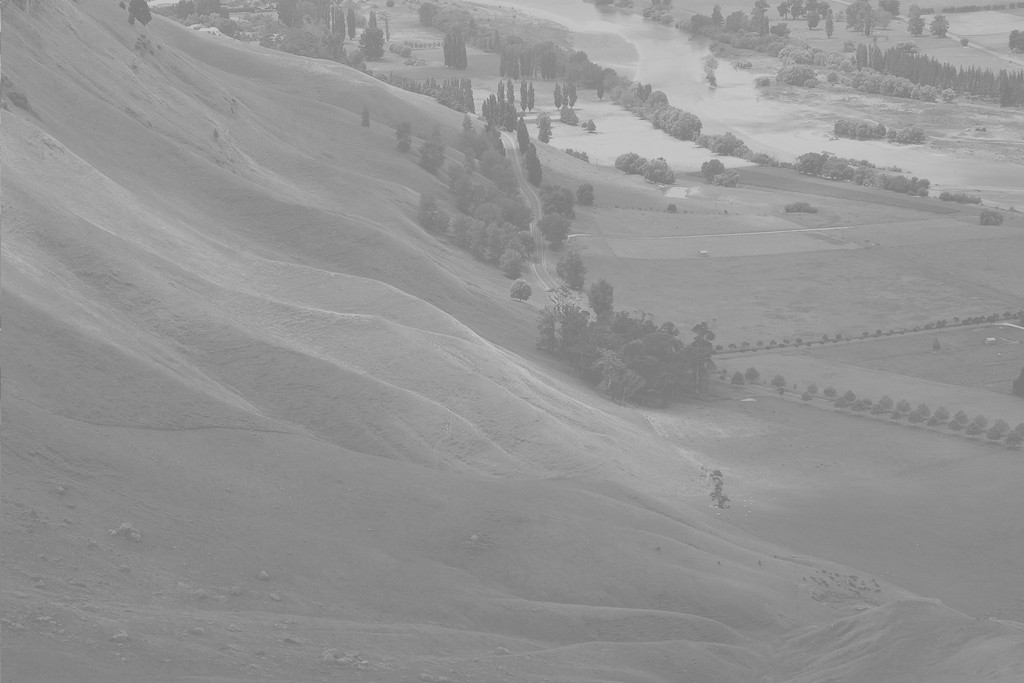
#> input picture img/wiki.jpg, 1024 x 683 px
$ python HistogramsTwo.py
#> lines starting #> are read from the running program, lines starting #| are printed output that depends on the picture
import cv2 as cv
import numpy as np
from matplotlib import pyplot as plt

img = cv.imread('../img/wiki.jpg', 0)
#> img is the input picture: shape (683, 1024); min 114, max 208, mean 148
hist, bins = np.histogram(img.flatten(), 256, [0, 256])
#> hist = 256 values, max 28701 at index 137, min 0 at index 0, mean 2732; bins = 257 values from 0 to 256

cdf = hist.cumsum()
#> cdf = 256 values from 0 to 699392
cdf_normalized = cdf * float(hist.max()) / cdf.max()
#> cdf_normalized = 256 values from 0 to 28701

plt.subplot(221)
plt.imshow(img, 'gray')

plt.subplot(222)
plt.plot(cdf_normalized, color='b')
plt.hist(img.flatten(), 256, [0, 256], color='r')
plt.xlim([0, 256])

cdf_m = np.ma.masked_equal(cdf, 0)
cdf_m = (cdf_m - cdf_m.min())*255/(cdf_m.max()-cdf_m.min())
cdf = np.ma.filled(cdf_m, 0).astype('uint8')
#> cdf = 256 values from 0 to 255
img2 = cdf[img]
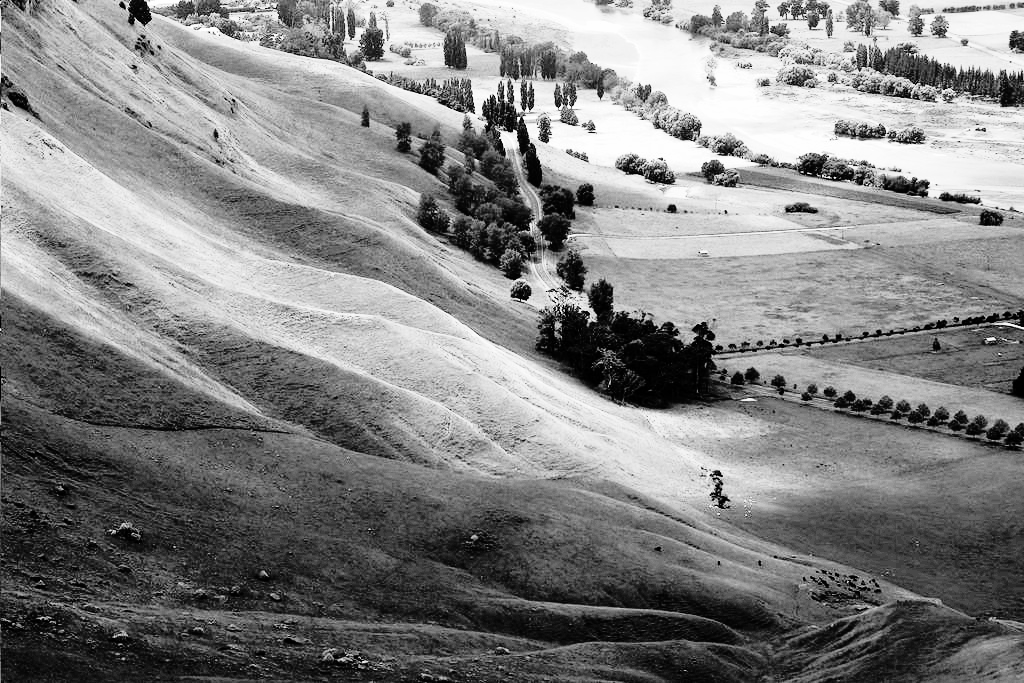
#> img2: shape (683, 1024); min 0, max 255, mean 130
plt.subplot(223)
plt.imshow(img2, 'gray')

plt.subplot(224)
plt.plot(cdf, color='b')
plt.hist(img2.ravel(), 256, [0, 256], color='r')
plt.xlim([0, 256])

plt.show()
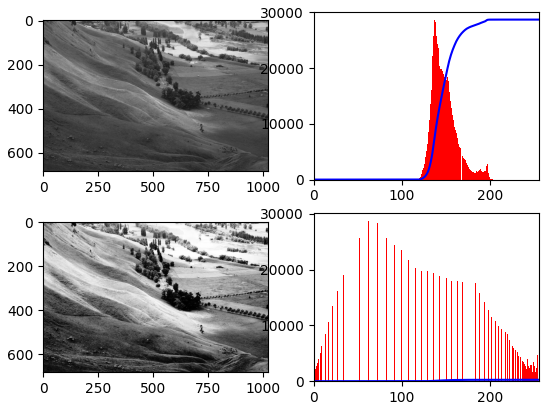
#> figure drawn by matplotlib, 4 panels; panel 2: tallest bar 28701 high, from x = 137 to 138; panel 2: curve peaks at x = 208, y = 28701; panel 4: tallest bar 28701 high, from x = 62 to 63; panel 4: curve peaks at x = 208, y = 255
